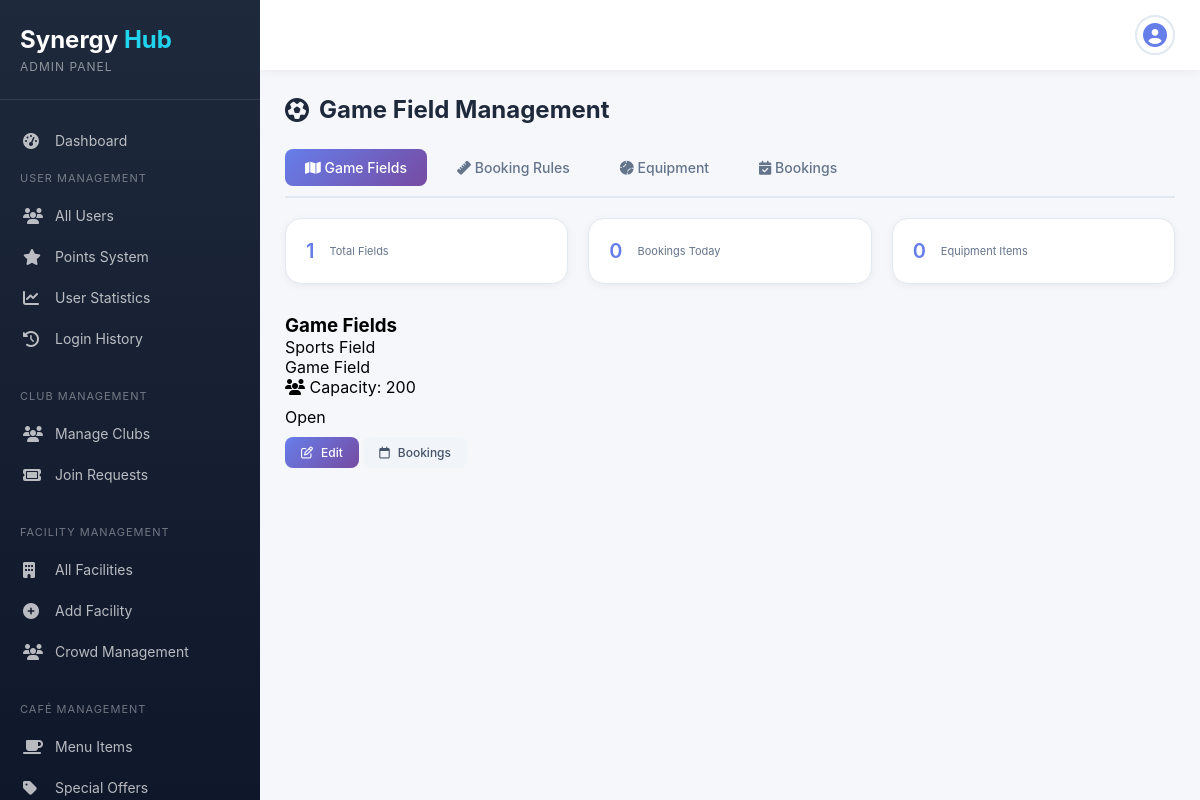
The page /synergy-hub_Full_Project/admin/game_field_management.php (signed in) on the database its author committed.
### tables this page shows
CREATE TABLE `facilities` (
  `FacilityID` int(11) NOT NULL,
  `Name` varchar(100) NOT NULL,
  `Type` enum('Gym','Library','Café','Transport','GameField','Pool') NOT NULL,
  `Status` enum('Open','Closed','Maintenance') DEFAULT 'Open',
  `Capacity` int(11) DEFAULT NULL,
  `ExtraInfo` longtext DEFAULT NULL CHECK (json_valid(`ExtraInfo`))
);

### synergy-hub_Full_Project/admin/game_field_management.php (the view, shortened to what this page needs)
<?php
require_once 'config.php';
$game_fields_sql = "SELECT * FROM Facilities WHERE Type = 'GameField'";
$game_fields_result = mysqli_query($conn, $game_fields_sql);
$equipment_sql = "SELECT * FROM game_equipment ORDER BY name";
$equipment_result = mysqli_query($conn, $equipment_sql);
?>
<!DOCTYPE html>
<html lang="en">
<head>
    <link rel="stylesheet" href="https://cdnjs.cloudflare.com/ajax/libs/font-awesome/6.5.0/css/all.min.css">
    <link rel="stylesheet" href="admin.css">
</head>
<body>
    <div class="admin-container">
        <?php include 'includes/sidebar.php'; ?>
        <div class="main-content">
            <?php include 'includes/topbar.php'; ?>
            <div class="content">
                <h1 class="page-title">
                    <i class="fa-solid fa-futbol"></i> Game Field Management
                </h1>
                <div class="game-tabs">
                    <button class="game-tab active" onclick="showTab('fields')">
                        <i class="fa-solid fa-map"></i> Game Fields
                    </button>
                    <button class="game-tab" onclick="showTab('rules')">
                        <i class="fa-solid fa-ruler"></i> Booking Rules
                    </button>
                    <button class="game-tab" onclick="showTab('equipment')">
                        <i class="fa-solid fa-baseball"></i> Equipment
                    </button>
                    <button class="game-tab" onclick="showTab('bookings')">
                        <i class="fa-solid fa-calendar-check"></i> Bookings
                    </button>
                </div>
                <div id="tab-fields" class="tab-content active">
                    <div class="stats-grid" style="grid-template-columns: repeat(3, 1fr);">
                        <?php
                        $total_fields = mysqli_num_rows($game_fields_result);
                        $total_bookings_today = 0;
                        ?>
                        <div class="stat-card">
                            <div class="stat-value"><?php echo $total_fields; ?></div>
                            <div class="stat-label">Total Fields</div>
                        </div>
                        <div class="stat-card">
                            <div class="stat-value"><?php echo $total_bookings_today; ?></div>
                            <div class="stat-label">Bookings Today</div>
                        </div>
                        <div class="stat-card">
                            <div class="stat-value"><?php echo mysqli_num_rows($equipment_result); ?></div>
                            <div class="stat-label">Equipment Items</div>
                        </div>
                    </div>
                    <h3>Game Fields</h3>
                    <div class="books-grid">
                        <?php while($field = mysqli_fetch_assoc($game_fields_result)):
                        ?>
                        <div class="book-card">
                            <div class="book-title"><?php echo htmlspecialchars($field['Name']); ?></div>
                            <div class="book-author">Game Field</div>
                            <div class="book-meta">
                                <div><i class="fa-solid fa-users"></i> Capacity: <?php echo $field['Capacity'] ?: 'N/A'; ?></div>
                            </div>
                            <div class="facility-status status-<?php echo $field['Status']; ?>" style="margin: 10px 0;">
                                <?php echo $field['Status']; ?>
                            </div>
                            <div class="book-actions">
                                <button class="btn btn-primary btn-sm" onclick="editField(<?php echo $field['FacilityID']; ?>)">
                                    <i class="fa-regular fa-pen-to-square"></i> Edit
                                </button>
                                <button class="btn btn-secondary btn-sm" onclick="viewFieldBookings(<?php echo $field['FacilityID']; ?>)">
                                    <i class="fa-regular fa-calendar"></i> Bookings
                                </button>
                            </div>
                        </div>
                        <?php endwhile; ?>
                    </div>
                </div>
            </div>
        </div>
    </div>
</body>
</html>

### synergy-hub_Full_Project/admin/admin.css (style rules this page uses)
* { margin: 0; padding: 0; box-sizing: border-box; font-family: -apple-system, BlinkMacSystemFont, 'Segoe UI', Roboto, Oxygen, Ubuntu, sans-serif; }
body { background: #f5f7fb; }
.admin-container { display: flex; min-height: 100vh; }
.main-content { flex: 1; margin-left: 260px; min-width: 0; }
.content { padding: 25px; }
.page-title { font-size: 24px; color: #1e293b; margin-bottom: 25px; display: flex; align-items: center; gap: 10px; }
.stats-grid { display: grid; grid-template-columns: repeat(auto-fit, minmax(280px, 1fr)); gap: 20px; margin-bottom: 30px; }
.stat-card { background: white; border-radius: 16px; padding: 20px; box-shadow: 0 2px 8px rgba(0,0,0,0.05); display: flex; align-items: center; gap: 15px; position: relative; transition: all 0.3s; border: 1px solid #e2e8f0; }
.stat-value { font-size: 28px; font-weight: 700; color: #1e293b; display: block; }
.stat-label { color: #64748b; font-size: 14px; }
.btn { padding: 12px 24px; border: none; border-radius: 8px; font-size: 14px; font-weight: 500; cursor: pointer; transition: all 0.3s; display: inline-flex; align-items: center; gap: 8px; }
.btn-primary { background: linear-gradient(135deg, #667eea 0%, #764ba2 100%); color: white; }
.btn-secondary { background: #f1f5f9; color: #475569; }
.btn-sm { padding: 8px 16px; font-size: 12px; }

### synergy-hub_Full_Project/admin/game_field_management.php (style rules this page uses)
.game-tabs { display: flex; gap: 10px; margin-bottom: 20px; border-bottom: 2px solid #e2e8f0; padding-bottom: 10px; flex-wrap: wrap; }
.game-tab { padding: 10px 20px; background: none; border: none; color: #64748b; cursor: pointer; font-size: 14px; font-weight: 500; border-radius: 8px; transition: all 0.3s; }
.game-tab.active { background: linear-gradient(135deg, #667eea 0%, #764ba2 100%); color: white; }
.tab-content { display: none; }
.tab-content.active { display: block; }
.stat-value { font-size: 20px; font-weight: 600; color: #667eea; }
.stat-label { font-size: 11px; color: #64748b; }

### rows shown on the page
facilities: Name "Sports Field", Capacity "200", Status "Open"

### other values the page prints
$total_fields "1"
$total_bookings_today "0"
mysqli_num_rows($equipment_result) "0"
